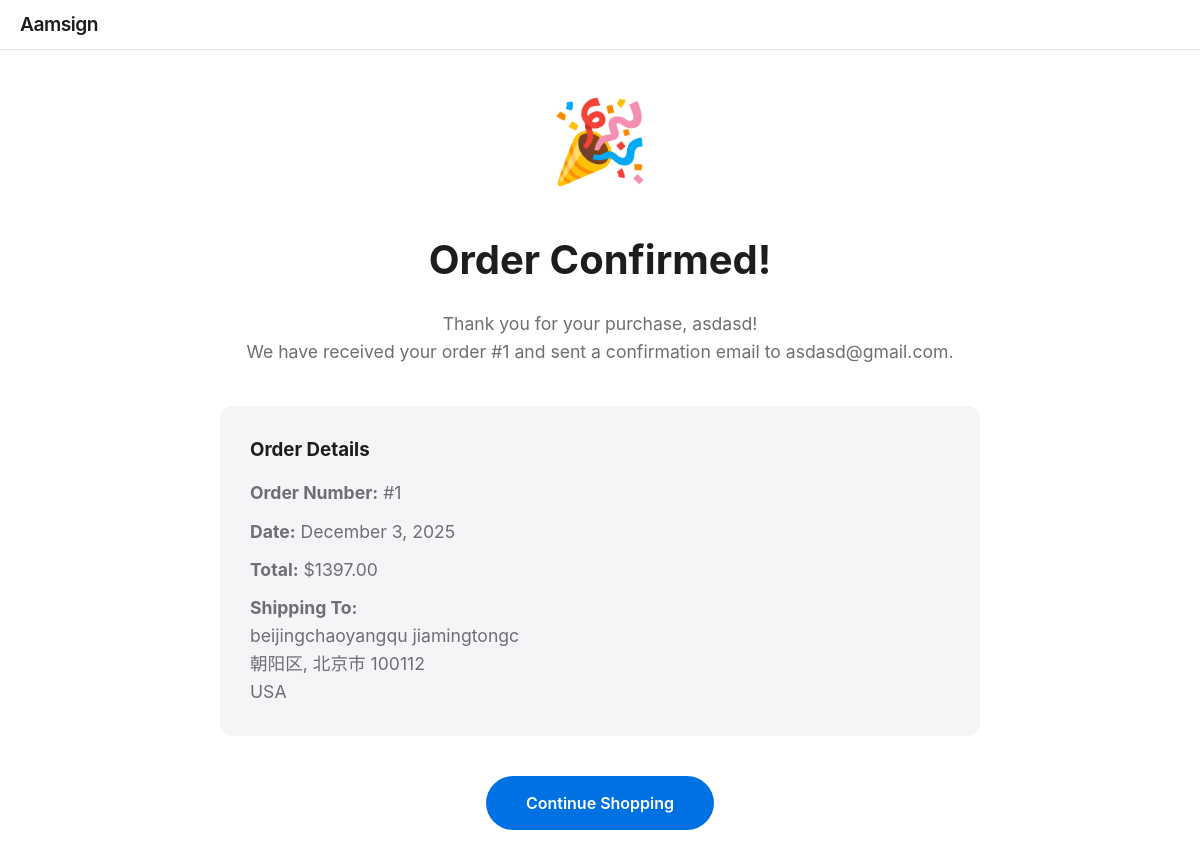
The page /shop/order/1/confirmation/ on the database its author committed.
### shop/models.py (models this page shows, shortened)
class Order(models.Model):
    STATUS_CHOICES = [
        ('pending', 'Pending'),
        ('processing', 'Processing'),
        ('shipped', 'Shipped'),
        ('delivered', 'Delivered'),
        ('cancelled', 'Cancelled'),
    ]
    first_name = models.CharField(max_length=100)
    last_name = models.CharField(max_length=100)
    email = models.EmailField()
    phone = models.CharField(max_length=20)
    address = models.CharField(max_length=250)
    city = models.CharField(max_length=100)
    state = models.CharField(max_length=100)
    zip_code = models.CharField(max_length=20)
    country = models.CharField(max_length=100, default='USA')
    status = models.CharField(max_length=20, choices=STATUS_CHOICES, default='pending')
    total_amount = models.DecimalField(max_digits=10, decimal_places=2)
    stripe_payment_intent = models.CharField(max_length=200, blank=True)
    paid = models.BooleanField(default=False)
    created_at = models.DateTimeField(auto_now_add=True)
    updated_at = models.DateTimeField(auto_now=True)
    class Meta:
        ordering = ['-created_at']

### shop/views.py (the view)
# urls.py: path('order/<int:order_id>/confirmation/', views.order_confirmation, name='order_confirmation'),
def order_confirmation(request, order_id):
    order = get_object_or_404(Order, id=order_id)
    context = {
        'order': order
    }
    return render(request, 'shop/order_confirmation.html', context)

### templates/shop/order_confirmation.html (shortened to what this page needs)
{% load static %}
<!DOCTYPE html>
<html lang="en">
<head>
    <link rel="stylesheet" href="{% static 'css/style.css' %}">
    <link rel="stylesheet" href="{% static 'css/shop.css' %}">
</head>
<body>
    <nav class="navbar">
        <div class="nav-container">
            <a href="{% url 'index' %}" class="logo">Aamsign</a>
        </div>
    </nav>
    <div class="confirmation-container">
        <div class="success-icon">🎉</div>
        <h1>Order Confirmed!</h1>
        <p>Thank you for your purchase, {{ order.first_name }}!<br>
            We have received your order #{{ order.id }} and sent a confirmation email to {{ order.email }}.</p>
        <div class="order-details">
            <h3 style="margin-bottom: 15px;">Order Details</h3>
            <p style="margin-bottom: 10px;"><strong>Order Number:</strong> #{{ order.id }}</p>
            <p style="margin-bottom: 10px;"><strong>Date:</strong> {{ order.created_at|date:"F j, Y" }}</p>
            <p style="margin-bottom: 10px;"><strong>Total:</strong> ${{ order.total_amount }}</p>
            <p style="margin-bottom: 0;"><strong>Shipping To:</strong><br>
                {{ order.address }}<br>
                {{ order.city }}, {{ order.state }} {{ order.zip_code }}<br>
                {{ order.country }}</p>
        </div>
        <a href="{% url 'index' %}" class="btn-home">Continue Shopping</a>
    </div>
</body>
</html>

### static/css/style.css (style rules this page uses)
:root { --bg-color: #ffffff; --text-color: #1d1d1f; --accent-color: #2997ff; --secondary-text: #6e6e73; --nav-bg: #ffffff; --nav-blur: 20px; --section-padding: 100px 0; }
* { margin: 0; padding: 0; box-sizing: border-box; }
body { font-family: -apple-system, BlinkMacSystemFont, "Segoe UI", Roboto, Helvetica, Arial, sans-serif; background-color: var(--bg-color); color: var(--text-color); line-height: 1.5; overflow-x: hidden; }
a { text-decoration: none; color: inherit; transition: color 0.3s ease; }
.navbar { position: fixed; top: 0; left: 0; width: 100%; z-index: 1000; background: #ffffff; backdrop-filter: blur(var(--nav-blur)); -webkit-backdrop-filter: blur(var(--nav-blur)); border-bottom: 1px solid rgba(0, 0, 0, 0.1); box-shadow: 0 1px 3px rgba(0, 0, 0, 0.05); }
.nav-container { max-width: 1200px; margin: 0 auto; display: flex; justify-content: space-between; align-items: center; padding: 10px 20px; }
.logo { display: flex; align-items: center; font-size: 1.2rem; font-weight: 600; letter-spacing: -0.5px; color: #1d1d1f; }

### templates/shop/order_confirmation.html (style rules this page uses)
.confirmation-container { max-width: 800px; margin: 0 auto; padding: 80px 20px; text-align: center; }
.success-icon { font-size: 5rem; margin-bottom: 30px; display: inline-block; animation: popIn 0.5s cubic-bezier(0.175, 0.885, 0.32, 1.275); }
h1 { font-size: 2.5rem; margin-bottom: 20px; color: #1d1d1f; }
p { font-size: 1.1rem; color: #6e6e73; line-height: 1.6; margin-bottom: 40px; }
.order-details { background: #f5f5f7; padding: 30px; border-radius: 12px; text-align: left; margin-bottom: 40px; }
.btn-home { display: inline-block; padding: 15px 40px; background: #0071e3; color: white; border-radius: 30px; font-weight: 600; text-decoration: none; transition: background 0.2s; }

### rows shown on the page
Order: first_name "asdasd", id "1", email "asdasd@gmail.com", created_at "December 3, 2025", total_amount "1397.00", address "beijingchaoyangqu jiamingtongc", city "朝阳区", state "北京市", zip_code "100112", country "USA"
